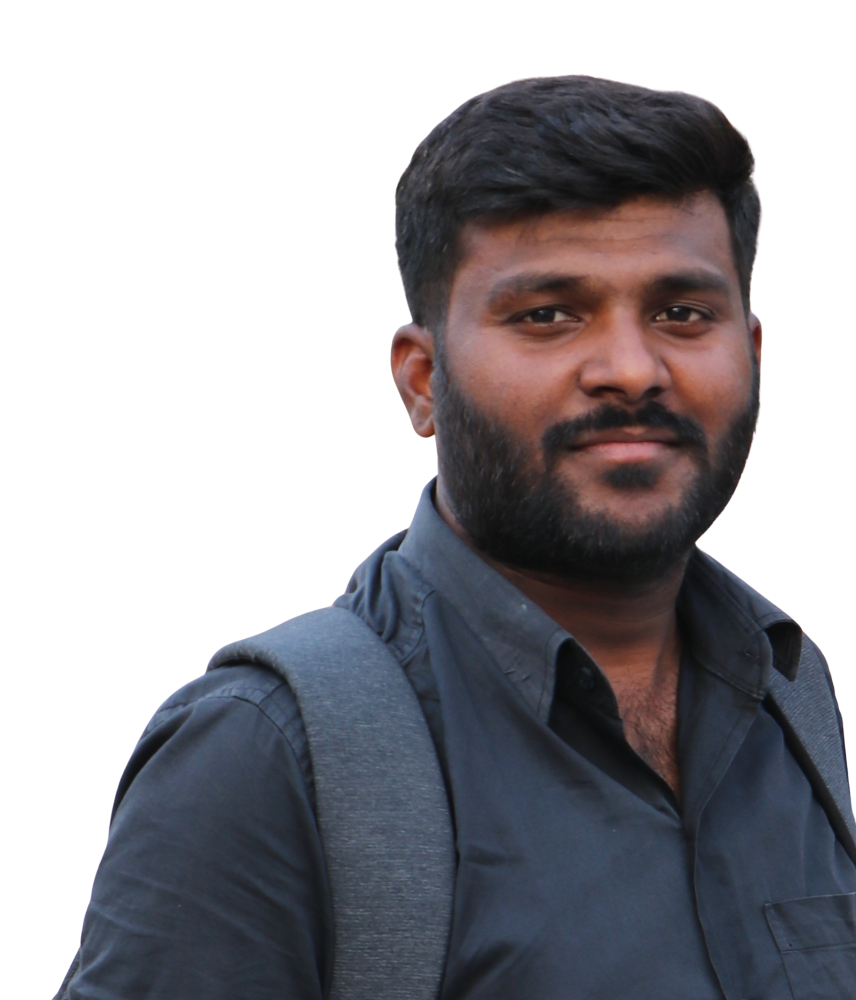
#> input picture class/Sir.png, 1712 x 2000 px, found by its file name (shown at 1/2 size)
$ python greet.py
#> lines starting #> are read from the running program, lines starting #| are printed output that depends on the picture
from PIL import Image

def image_to_ascii(image_path, output_width=100, output_height=None):
#> called with image_path = 'D:\\BOBBY\\project\\class\\sir.png', output_width = 100
    try:
        # Open the image file
        img = Image.open(image_path)
#> img is the input picture: PIL image 1712x2000 RGBA; mean R, G, B, A 155.2, 153.6, 157.9, 255

        # Resize the image to the desired output dimensions
        if output_height is None:
            aspect_ratio = img.height / img.width
#> aspect_ratio = 1.17
            output_height = int(output_width * aspect_ratio)
#> output_height = 116
        img = img.resize((output_width, output_height))
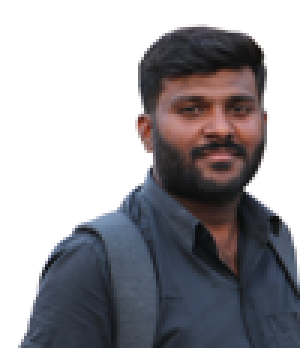
#> img: PIL image 100x116 RGBA (shown 3 times larger); mean R, G, B, A 155.1, 153.5, 157.9, 255

        # Convert the image to grayscale
        img = img.convert("L")
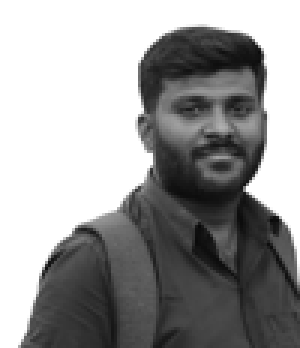
#> img: PIL image 100x116 L (shown 3 times larger); min 8, max 255, mean 154.5

        # Define a list of ASCII characters to represent pixel intensity
        ascii_chars = "@%#*+=-:. "

        # Convert each pixel to ASCII character
        ascii_art = ""
        for y in range(img.height):
            for x in range(img.width):
                pixel_value = img.getpixel((x, y))
                # Ensure the pixel value is within the valid range
                pixel_index = min(pixel_value // (256 // len(ascii_chars)), len(ascii_chars) - 1)
                ascii_art += ascii_chars[pixel_index]
            ascii_art += "\n"

        print(ascii_art)
    except Exception as e:
        print(f"Error: {e}")

# Example usage
image_path = r"D:\BOBBY\project\class\sir.png"  # Use raw string or double backslashes
image_to_ascii(image_path)

$ run again, with class/passphoto.jpeg saved as class/Sir.png
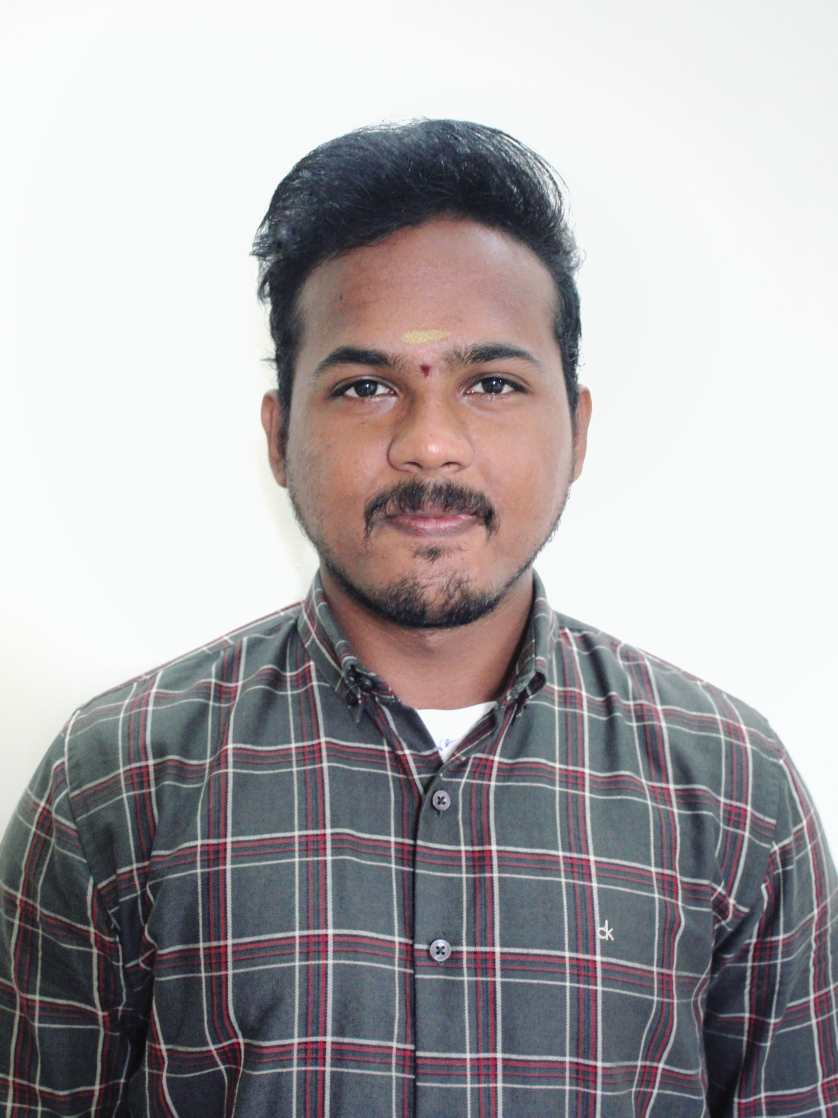
#> input picture class/passphoto.jpeg, 3352 x 4469 px, found by its file name (shown at 1/4 size)
#> in image_to_ascii, img is the input picture: PIL image 3352x4469 RGB; mean R, G, B 170.8, 167.1, 169.2
#> in image_to_ascii, `img = img.resize((output_width, output_height))`:
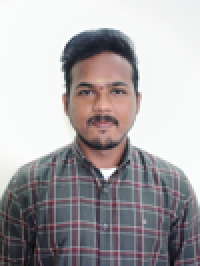
#> img: PIL image 100x133 RGB (shown 2 times larger); mean R, G, B 170.8, 167.1, 169.2
#> in image_to_ascii, `img = img.convert("L")`:
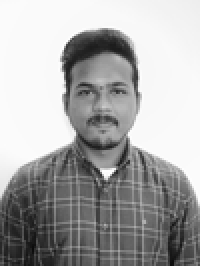
#> img: PIL image 100x133 L (shown 2 times larger); min 11, max 255, mean 168.4
